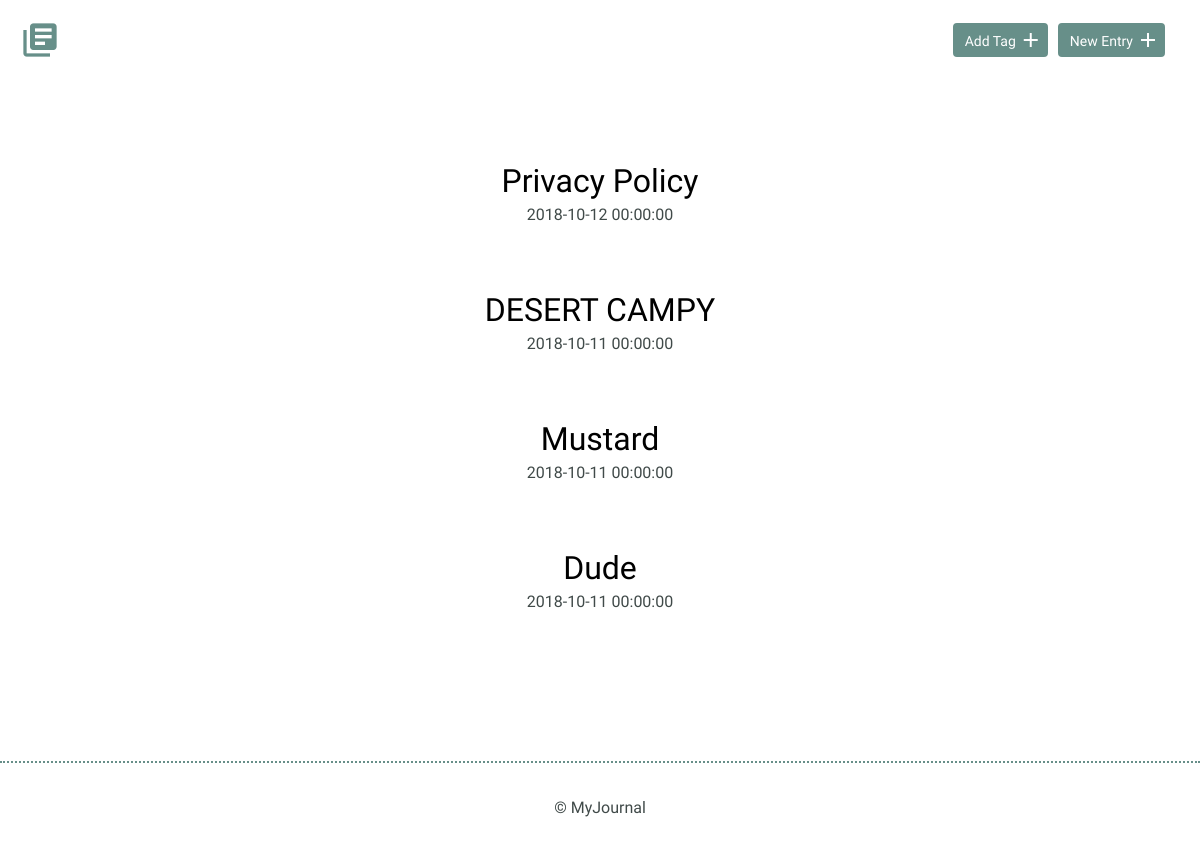
Before: / with the older database file.
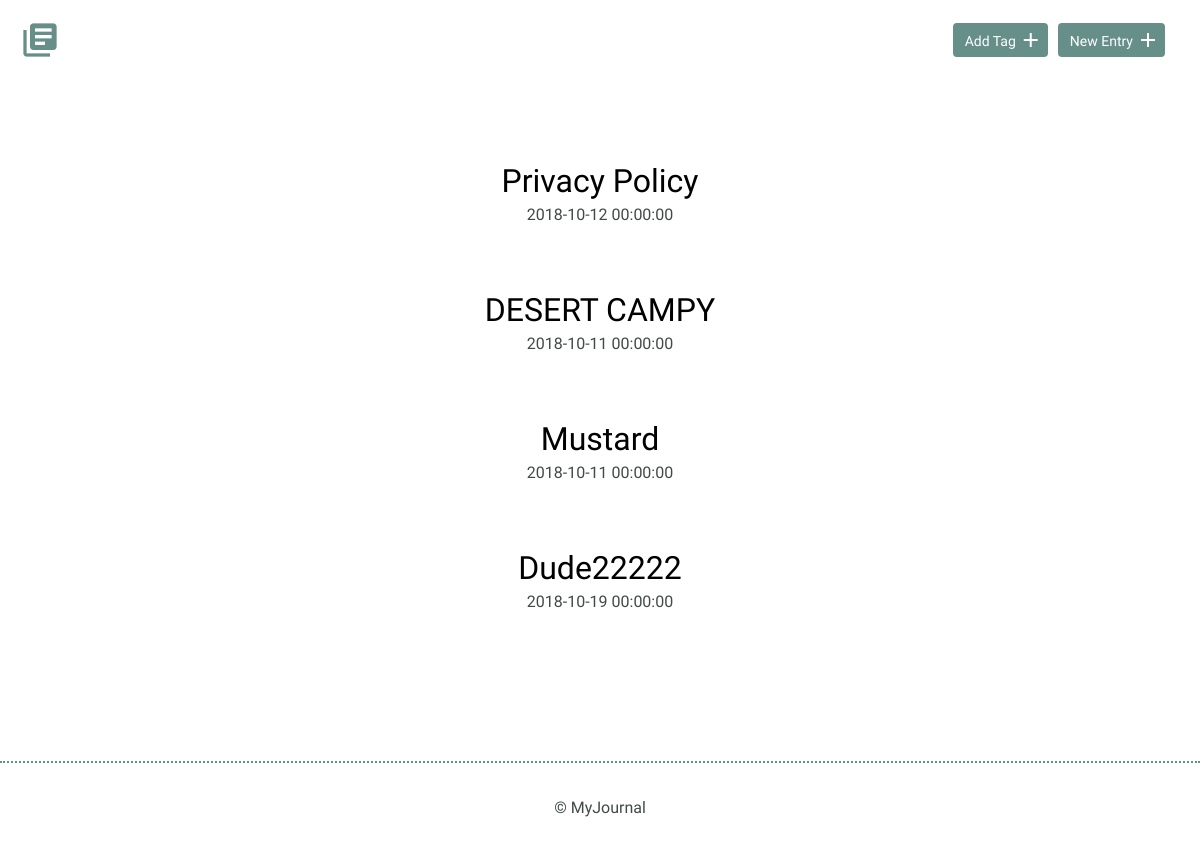
After: the same page with the newer database file.
### models.py (models this page shows)
class Journal(Model):
    user = ForeignKeyField(User, related_name='journals')
    tags = ManyToManyField(Tag, backref='tags')
    pub_date = DateTimeField(default=datetime.datetime.now)
    title = CharField(max_length=30)
    slug = CharField(max_length=50)
    date = DateTimeField()
    time_spent = IntegerField(min)
    learned = TextField()
    resources = TextField()
    class Meta:
        database = DATABASE
        order_by = ('-pub_date',)
    def __init__(self, *args, **kwargs):
        if not 'slug' in kwargs:
            kwargs['slug'] = slugify(kwargs.get('title', ''))
        super().__init__(*args, **kwargs)

### app.py (the view)
@app.route('/')
def index():
    context = models.Journal.select()
    return render_template('index.html', context=context)

### app.py (called while the page is built)
@app.before_request
def before_request():
    g.db = models.DATABASE
    g.db.connect()
    g.user = current_user

@app.after_request
def after_request(response):
    g.db.close()
    return response

### templates/index.html
{% extends 'base.html' %}
{% block content %}
<section>
    <div class="container">
        <div class="entry-list">
            {% for journal in context %}
            <article>
                <h2><a href="{{ url_for('entries', slug=journal.slug) }}">{{ journal.title }}</a></h2>
                <time datetime="2016-01-31">{{ journal.date }}</time>
            </article>
            {% endfor %}
        </div>
    </div>
</section>
{% endblock %}

Changed rows visible on the page:
changed Journal: title "Dude" → "Dude22222"; date "2018-10-11 00:00:00" → "2018-10-19 00:00:00"
